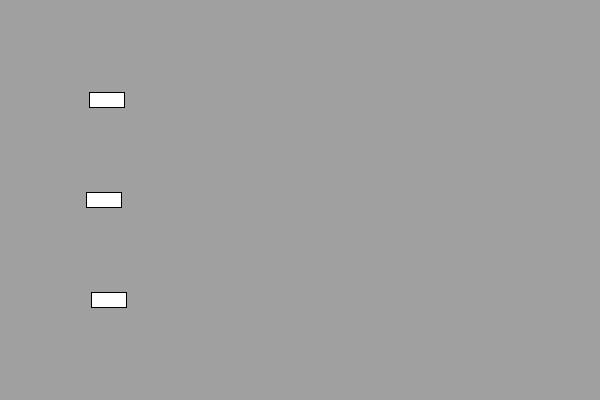
Frame 1 (no input)
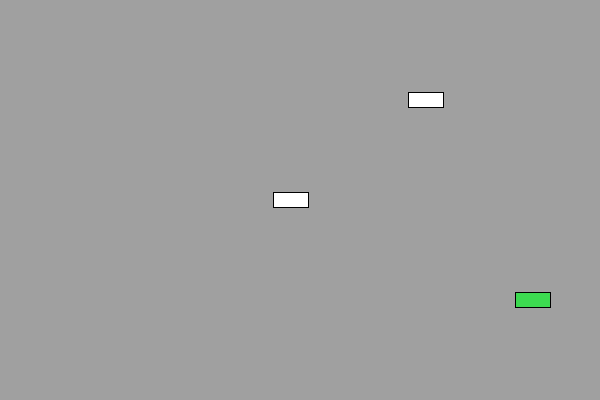
Frame 60 (the mouse pressed at the canvas centre just before this capture)
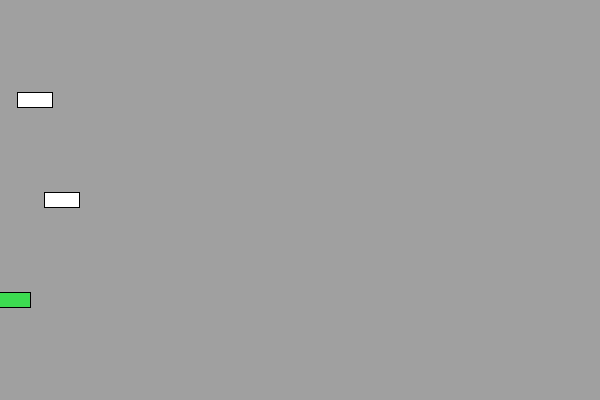
Frame 120 (the mouse held since frame 60 and released just before this capture)

The Processing sketch that drew these frames (run headless with seeded random() and noise(); from frame 60 on, the mouse is pressed at the canvas centre):

// Processing sketch: processing_166290
// ── processing_166290.pde

Car car1;
Car car2;
Car car3;
   
void setup(){
  size(600,400);
  car1 = new Car(100);
  car2 = new Car(200);
  car3 = new Car(300);
}
 
void draw(){
  background(160);
  car1.display();
  car1.move();
  car2.display();
  car2.move();
  car3.display();
  car3.move();
     
    if (car1.x > width-30 || car1.x <0 || car2.x > width-30 || car2.x <0 || car3.x > width-30 || car3.x <0 ) {
      car1.xspeed = car1.xspeed*-1;
      car2.xspeed = car2.xspeed*-1;
      car3.xspeed = car3.xspeed*-1;
}
   
}
   
  
  

class Car {
  color c;
  float x;
  int y;
  float xspeed;
  int R;
  int G;
  int B;
     
  Car(int ypos) {
    y = ypos;
    x = 100;
    xspeed = random(2,9);
    R = 255;
    G = 255;
    B = 255;
   
  }
  void display(){
    stroke(0);
    fill(c);
    rectMode(CENTER);
    
   
  }
  void move(){
     x = x + (xspeed);
  if (x > width-30 || x < 0){
    R = int(random(255));
    G = int(random(255));
    B = int(random(255));
    }
    fill(R,G,B);
    rect(x,y,35,15);
  }
      
}
